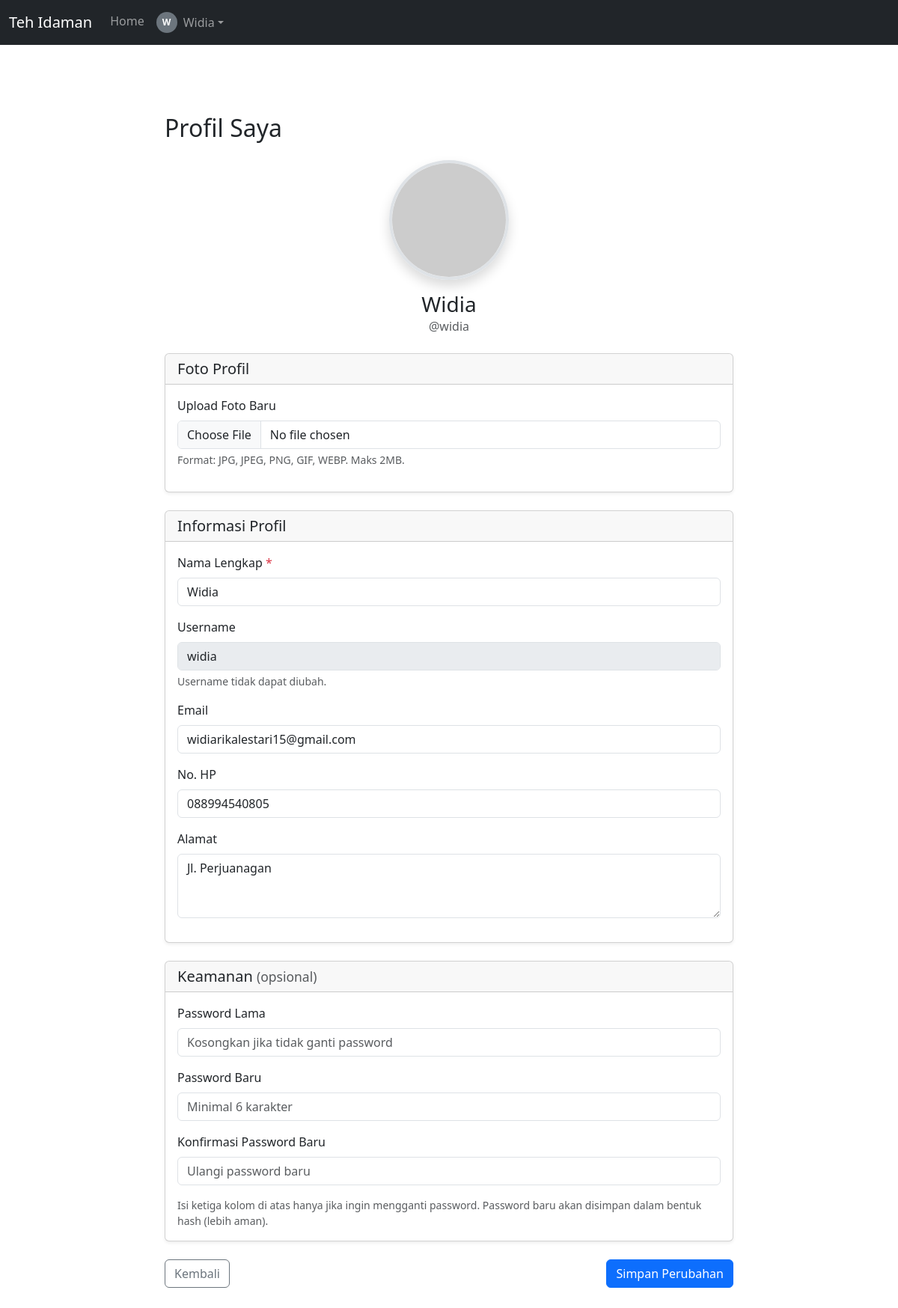
The app's page /profil.php (signed in) with its own data.
### tables this page shows
CREATE TABLE `tb_user` (
  `id` int(11) NOT NULL,
  `nama` varchar(255) DEFAULT NULL,
  `email` varchar(255) DEFAULT NULL,
  `username` varchar(255) DEFAULT NULL,
  `password` varchar(255) DEFAULT NULL,
  `hp` varchar(255) DEFAULT NULL,
  `alamat` varchar(255) DEFAULT NULL,
  `role` enum('pelanggan','admin') NOT NULL
);

### profil.php (the view, shortened to what this page needs)
<?php
include 'koneksi.php';
$id = $_SESSION['id'];
$old     = [];
$q_user = mysqli_query($koneksi, "SELECT * FROM tb_user WHERE id='$id' LIMIT 1");
$user   = mysqli_fetch_array($q_user);
$f_nama   = $old['nama']   ?? $user['nama']   ?? '';
$f_email  = $old['email']  ?? $user['email']  ?? '';
$f_hp  = $old['hp']  ?? $user['hp']  ?? '';
$f_alamat = $old['alamat'] ?? $user['alamat'] ?? '';
$foto_url = (!empty($user['poto']) && file_exists("images/" . $user['poto']))
    ? 'images/' . htmlspecialchars($user['poto'])
    : 'https://placehold.co/160x160?text=Foto';
?>
<!doctype html>
<html lang="id" data-bs-theme="auto">
<head>
    <link href="assets/dist/css/bootstrap.min.css" rel="stylesheet" />
    <link href="carousel.css" rel="stylesheet" />
</head>
<body>
<header data-bs-theme="dark">
    <nav class="navbar navbar-expand-md navbar-dark fixed-top bg-dark">
        <div class="container-fluid">
            <a class="navbar-brand" href="carousell.php">Teh Idaman</a>
            <div class="collapse navbar-collapse" id="navbarCollapse">
                <ul class="navbar-nav me-auto mb-2 mb-md-0">
                    <li class="nav-item"><a class="nav-link" href="carousell.php">Home</a></li>
                    <li class="nav-item dropdown">
                        <a class="nav-link dropdown-toggle d-flex align-items-center" href="#" role="button" data-bs-toggle="dropdown" aria-expanded="false">
                            <?php if (!empty($user['poto']) && file_exists("images/" . $user['poto'])): ?>
                                <img src="images/<?= htmlspecialchars($user['poto']) ?>" class="rounded-circle me-2" width="28" height="28" style="object-fit:cover" alt="">
                            <?php else: ?>
                                <span class="me-2 d-inline-flex align-items-center justify-content-center rounded-circle bg-secondary text-white" style="width:28px;height:28px;font-size:12px;font-weight:600;">
                                    <?= strtoupper(substr($user['nama'] ?? 'U', 0, 1)) ?>
                                </span>
                            <?php endif; ?>
                            <?= htmlspecialchars($user['nama'] ?? 'Akun') ?>
                        </a>
                    </li>
                </ul>
            </div>
        </div>
    </nav>
</header>
<main class="py-5" style="margin-top: 56px;">
    <div class="container">
        <div class="profile-form">
            <h2 class="mb-4">Profil Saya</h2>
            <div class="text-center mb-4">
                <img id="avatarPreview" src="<?= $foto_url ?>" class="profile-avatar" alt="Foto Profil">
                <h3 class="mt-3 mb-0"><?= htmlspecialchars($user['nama']) ?></h3>
                <p class="text-muted mb-0">@<?= htmlspecialchars($user['username']) ?></p>
            </div>
            <form action="profil.php" method="POST" enctype="multipart/form-data" novalidate>
                <div class="card shadow-sm mb-4">
                    <div class="card-header d-flex justify-content-between align-items-center">
                        <h5 class="mb-0">Foto Profil</h5>
                    </div>
                    <div class="card-body">
                        <div class="mb-3">
                            <label for="poto" class="form-label">Upload Foto Baru</label>
                            <input type="file" class="form-control" id="poto" name="poto" accept="image/*">
                            <div class="form-text">Format: JPG, JPEG, PNG, GIF, WEBP. Maks 2MB.</div>
                        </div>
                    </div>
                </div>
                <div class="card shadow-sm mb-4">
                    <div class="card-header">
                        <h5 class="mb-0">Informasi Profil</h5>
                    </div>
                    <div class="card-body">
                        <div class="mb-3">
                            <label for="nama" class="form-label">Nama Lengkap <span class="text-danger">*</span></label>
                            <input type="text" class="form-control" id="nama" name="nama" required
                                   value="<?= htmlspecialchars($f_nama) ?>"
                                   placeholder="Masukkan nama lengkap">
                        </div>
                        <div class="mb-3">
                            <label for="username" class="form-label">Username</label>
                            <input type="text" class="form-control" id="username" value="<?= htmlspecialchars($user['username']) ?>" disabled>
                            <div class="form-text">Username tidak dapat diubah.</div>
                        </div>
                        <div class="mb-3">
                            <label for="email" class="form-label">Email</label>
                            <input type="email" class="form-control" id="email" name="email"
                                   value="<?= htmlspecialchars($f_email) ?>"
                                   placeholder="nama@email.com">
                        </div>
                        <div class="mb-3">
                            <label for="hp" class="form-label">No. HP</label>
                            <input type="tel" class="form-control" id="hp" name="hp"
                                   value="<?= htmlspecialchars($f_hp) ?>"
                                   placeholder="08xxxxxxxxxx">
                        </div>
                        <div class="mb-3">
                            <label for="alamat" class="form-label">Alamat</label>
                            <textarea class="form-control" id="alamat" name="alamat" rows="3" placeholder="Alamat lengkap"><?= htmlspecialchars($f_alamat) ?></textarea>
                        </div>
                    </div>
                </div>
                <div class="card shadow-sm mb-4">
                    <div class="card-header">
                        <h5 class="mb-0">Keamanan <small class="text-muted fw-normal">(opsional)</small></h5>
                    </div>
                    <div class="card-body">
                        <div class="mb-3">
                            <label for="password_lama" class="form-label">Password Lama</label>
                            <input type="password" class="form-control" id="password_lama" name="password_lama" placeholder="Kosongkan jika tidak ganti password">
                        </div>
                        <div class="mb-3">
                            <label for="password_baru" class="form-label">Password Baru</label>
                            <input type="password" class="form-control" id="password_baru" name="password_baru" placeholder="Minimal 6 karakter">
                        </div>
                        <div class="mb-3">
                            <label for="password_konfirmasi" class="form-label">Konfirmasi Password Baru</label>
                            <input type="password" class="form-control" id="password_konfirmasi" name="password_konfirmasi" placeholder="Ulangi password baru">
                        </div>
                        <div class="form-text text-muted">
                            Isi ketiga kolom di atas hanya jika ingin mengganti password.
                            Password baru akan disimpan dalam bentuk hash (lebih aman).
                        </div>
                    </div>
                </div>
                <div class="d-flex justify-content-between">
                    <a href="carousell.php" class="btn btn-outline-secondary">Kembali</a>
                    <button type="submit" class="btn btn-primary">Simpan Perubahan</button>
                </div>
            </form>
        </div>
    </div>
</main>
</body>
</html>

### carousel.css (style rules this page uses)
body { padding-top: 3rem; padding-bottom: 3rem; color: rgb(var(--bs-tertiary-color-rgb)); }

### profil.php (style rules this page uses)
.profile-avatar { width: 160px; height: 160px; object-fit: cover; border-radius: 50%; border: 4px solid var(--bs-border-color, #dee2e6); box-shadow: 0 .5rem 1rem rgba(0,0,0,.15); }
.profile-form { max-width: 760px; margin: 0 auto; }

### records on screen
tb_user: nama "W", nama "Widia", username "widia", email "widiarikalestari15@gmail.com", hp "088994540805", alamat "Jl. Perjuanagan"
